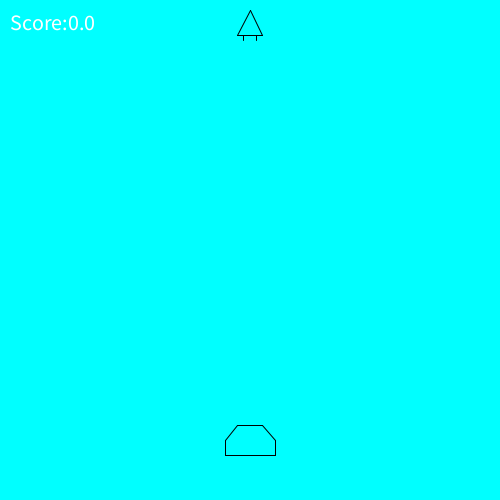
Frame 1 (no input)
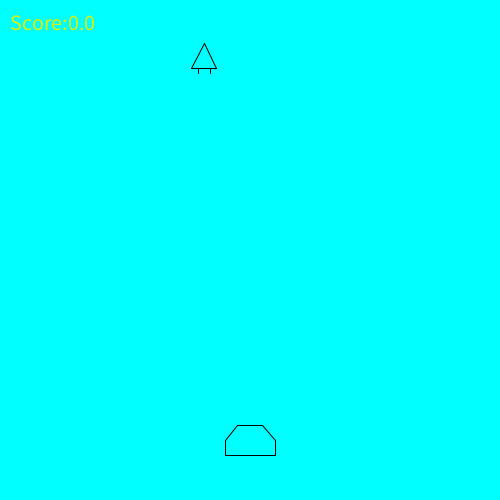
Frame 60 (the mouse pressed at the canvas centre just before this capture)
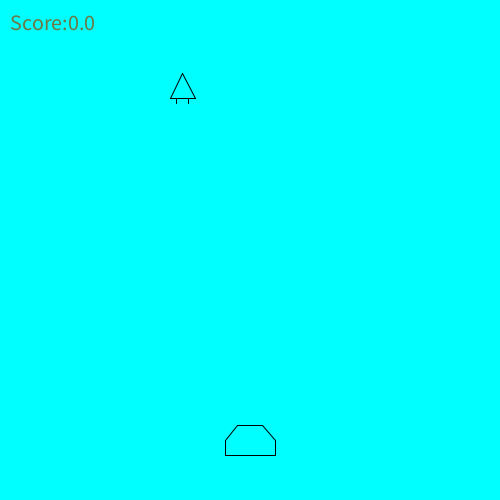
Frame 120 (the mouse held since frame 60 and released just before this capture)

The Processing sketch that drew these frames (run headless with seeded random() and noise(); from frame 60 on, the mouse is pressed at the canvas centre):

// Processing sketch: Space_Blaster
// ── Space_Blaster.pde
void setup()
{
size(500, 500);
playerX = width / 2;
playerY = height - (playerHeight * 2);
bugX = width / 2;
bugY = bugHeight;
}


float playerwidth = 50;
float playerHeight = 30;
float playerX;
float playerY;
float halfwidth = playerwidth * 0.5f;
float halfHeight = playerHeight * 0.5f;
float bugX;
float bugY;
float bugHeight = 20;
float scorecount=0;
float scx=10;
float scy=30;
float endscrn=1;



void draw()
{
  background(0,255,255);
  

//ship
line(playerX - halfwidth, playerY + halfHeight, playerX + halfwidth, playerY + halfHeight);
line(playerX - halfwidth, playerY +halfHeight, playerX - halfwidth, playerY);
line(playerX - halfwidth, playerY, playerX - (playerwidth * 0.25f), playerY - halfHeight);
line(playerX - (playerwidth * 0.25f), playerY - halfHeight, playerX + (playerwidth * 0.25f), playerY - halfHeight);
line(playerX + (playerwidth * 0.25f), playerY - halfHeight, playerX + halfwidth, playerY);
line(playerX + halfwidth, playerY, playerX + halfwidth, playerY + halfHeight);


//bug
line(bugX - halfwidth / 2, bugY + halfHeight, bugX + halfwidth / 2, bugY + halfHeight);//base
line(bugX - halfwidth / 2, bugY + halfHeight, bugX, bugY - bugHeight / 2);
line(bugX + halfwidth / 2, bugY + halfHeight, bugX, bugY - bugHeight / 2);
line(bugX - halfwidth / 4, bugY + bugHeight, bugX - halfwidth / 4, bugY + halfHeight);//left leg
line(bugX + halfwidth / 4, bugY + bugHeight, bugX + halfwidth / 4, bugY + halfHeight);//right leg


bugX+=random(-5,+5);
bugY+=random(+1);

if(scorecount>=10)
{
  bugY+=random(1,1.01);
}



if(bugX<=20)
{
  bugX=21;
}

if(bugX>=480)
{
  bugX=479;
}

if (keyPressed)
{
  
  
if (key == 'a' && playerX >= 30)
{
playerX -=2;
}

if (key == 'd' && playerX <= 470)
{
playerX +=2;
}

if(key ==' ')
{
  line(playerX,playerY, playerX,playerY-500);
  text("Pew Pew", random(playerX-145,playerX+100),random(400,450));
}

if(key ==' ' && playerX<=(bugX+15) && key==' '&& playerX>=(bugX-15))
{
  text("Ouch", random(bugX-40,bugX+20),bugY);
  bugY=10;
  bugX=random(50,450);
}


}
if(bugY>=height/2)
{
  text("It's getting closer!", 40,height/2);
}
if(bugY>=(height/2)+50)
{
  text("Kill it!", 300,(height/2)+50);
}
if(bugY>=(height/2)+100)
{
  text("OH GOD", 150,(height/2)+100);
}
if(bugY>=(height/2)+140)
{
  text("NOOOO!", random(100,200),random((height/2)+120,(height/2)+160));
}

  
if(bugY>=playerY)
{
  playerX=1000;
  playerY=1000;
  bugX=1000;
  bugY=-10000;
  scx=1000;
  scy=1000;
  endscrn=2;
  
}
if(endscrn>=2)
{
  text("YOU SUCK", 200,height/2);
}



if (bugY<=10)
{
  scorecount++;
}

textSize(22);
text("Score:" +scorecount, scx, scy); 
fill(random(0,255), random(0,255), random(0,255));
//if i want something done every second frameCount%60==0


}
